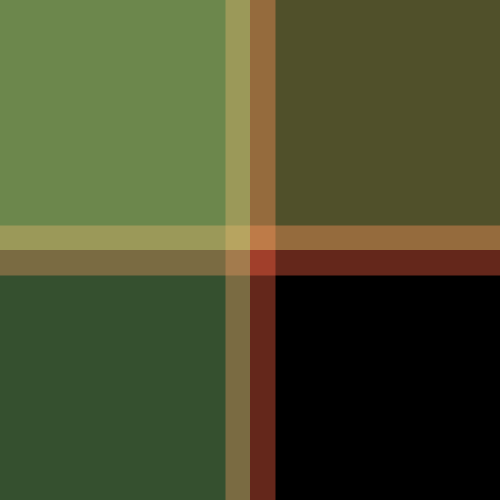
Frame 1 (no input)
Frame 60 (the mouse pressed at the canvas centre just before this capture): identical to frame 1, image omitted
Frame 120 (the mouse held since frame 60 and released just before this capture): identical to frame 1, image omitted

The Processing sketch that drew this single still picture (run headless with seeded random() and noise(); from frame 60 on, the mouse is pressed at the canvas centre):

// Processing sketch: processing_164450
// ── processing_164450.pde

int y = 0;
float x = 0;

void setup() {
  size(500, 500);
}

void draw() {
  background(0);
  stroke(255,100,70,100);
  strokeWeight(50);
  line(0, 250, 500, 250);
  line(250,0,250,500);
  if (key == CODED) {
    if (keyCode == UP) {
      y = 0;
    } else if (keyCode == DOWN) {
      y = 250;
    } else if (keyCode == LEFT) {
      x = 0;
    } else if (keyCode == RIGHT) {
      x = 250;
    } else {
      x = 187.5;
      y = 175;
    }
  }
  noStroke();
  fill(255,255,133,80);
  rect(0, y, 500, 250);
  fill(170,255,150,80);
  rect(x,0,250,500);
}
